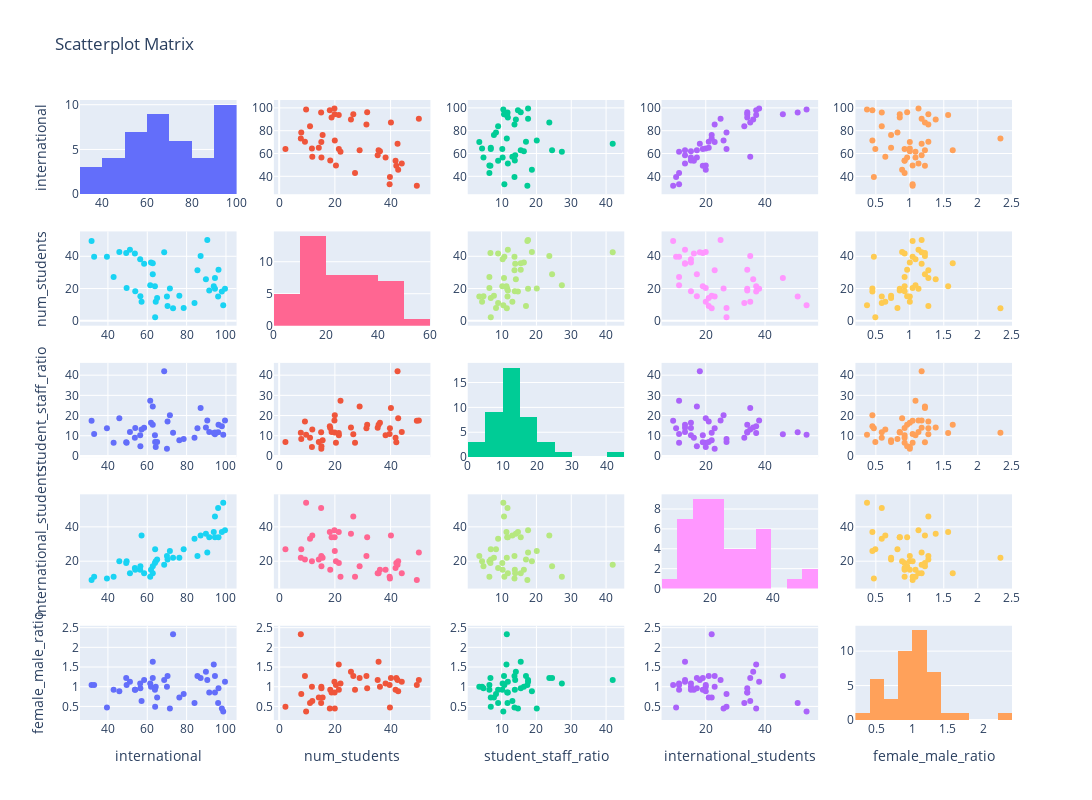

Here is the notebook cell this chart was saved with:
### Code cell
lay1_fig2 = ff.create_scatterplotmatrix(df2016[['international','num_students','student_staff_ratio','international_students','female_male_ratio']],        diag='histogram',
                                  colormap='Viridis',
                                  colormap_type='cat',
                                  height=800, width=1720)
lay1_fig2
